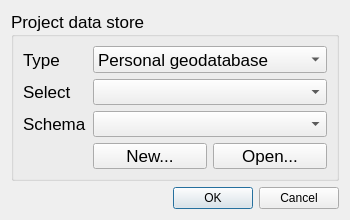
<?xml version="1.0" encoding="UTF-8"?>
<ui version="4.0">
 <class>ProjectDialog</class>
 <widget class="QDialog" name="ProjectDialog">
  <property name="geometry">
   <rect>
    <x>0</x>
    <y>0</y>
    <width>350</width>
    <height>220</height>
   </rect>
  </property>
  <property name="minimumSize">
   <size>
    <width>320</width>
    <height>220</height>
   </size>
  </property>
  <property name="windowTitle">
   <string>Project Settings</string>
  </property>
  <layout class="QVBoxLayout" name="verticalLayout">
   <item>
    <widget class="QGroupBox" name="datastoreBox">
     <property name="font">
      <font>
       <pointsize>13</pointsize>
      </font>
     </property>
     <property name="title">
      <string>Project data store</string>
     </property>
     <layout class="QGridLayout" name="gridLayout" rowstretch="0,0,0,0,0,0" columnstretch="0,3,3" rowminimumheight="0,0,0,0,0,0">
      <item row="0" column="1" colspan="2">
       <widget class="QComboBox" name="dataTypeCombo">
        <property name="sizePolicy">
         <sizepolicy hsizetype="MinimumExpanding" vsizetype="Fixed">
          <horstretch>0</horstretch>
          <verstretch>0</verstretch>
         </sizepolicy>
        </property>
        <item>
         <property name="text">
          <string>Personal geodatabase</string>
         </property>
        </item>
        <item>
         <property name="text">
          <string>Shape files folder</string>
         </property>
        </item>
       </widget>
      </item>
      <item row="5" column="1">
       <widget class="QPushButton" name="dataNewButton">
        <property name="text">
         <string>New...</string>
        </property>
       </widget>
      </item>
      <item row="5" column="2">
       <widget class="QPushButton" name="dataOpenButton">
        <property name="text">
         <string>Open...</string>
        </property>
       </widget>
      </item>
      <item row="0" column="0">
       <widget class="QLabel" name="dataTypeLabel">
        <property name="text">
         <string>Type</string>
        </property>
       </widget>
      </item>
      <item row="1" column="0">
       <widget class="QLabel" name="dataSelectLabel">
        <property name="text">
         <string>Select</string>
        </property>
       </widget>
      </item>
      <item row="1" column="1" colspan="2">
       <widget class="QComboBox" name="dataSelectCombo"/>
      </item>
      <item row="3" column="0">
       <widget class="QLabel" name="schemaLabel">
        <property name="text">
         <string>Schema</string>
        </property>
       </widget>
      </item>
      <item row="3" column="1" colspan="2">
       <widget class="QComboBox" name="schemaCombo"/>
      </item>
     </layout>
    </widget>
   </item>
   <item>
    <widget class="QDialogButtonBox" name="closeButtonBox">
     <property name="orientation">
      <enum>Qt::Horizontal</enum>
     </property>
     <property name="standardButtons">
      <set>QDialogButtonBox::Cancel|QDialogButtonBox::Ok</set>
     </property>
    </widget>
   </item>
  </layout>
 </widget>
 <resources>
  <include location="resources.qrc"/>
 </resources>
 <connections>
  <connection>
   <sender>closeButtonBox</sender>
   <signal>accepted()</signal>
   <receiver>ProjectDialog</receiver>
   <slot>accept()</slot>
   <hints>
    <hint type="sourcelabel">
     <x>248</x>
     <y>254</y>
    </hint>
    <hint type="destinationlabel">
     <x>157</x>
     <y>274</y>
    </hint>
   </hints>
  </connection>
  <connection>
   <sender>closeButtonBox</sender>
   <signal>rejected()</signal>
   <receiver>ProjectDialog</receiver>
   <slot>reject()</slot>
   <hints>
    <hint type="sourcelabel">
     <x>316</x>
     <y>260</y>
    </hint>
    <hint type="destinationlabel">
     <x>286</x>
     <y>274</y>
    </hint>
   </hints>
  </connection>
 </connections>
</ui>
